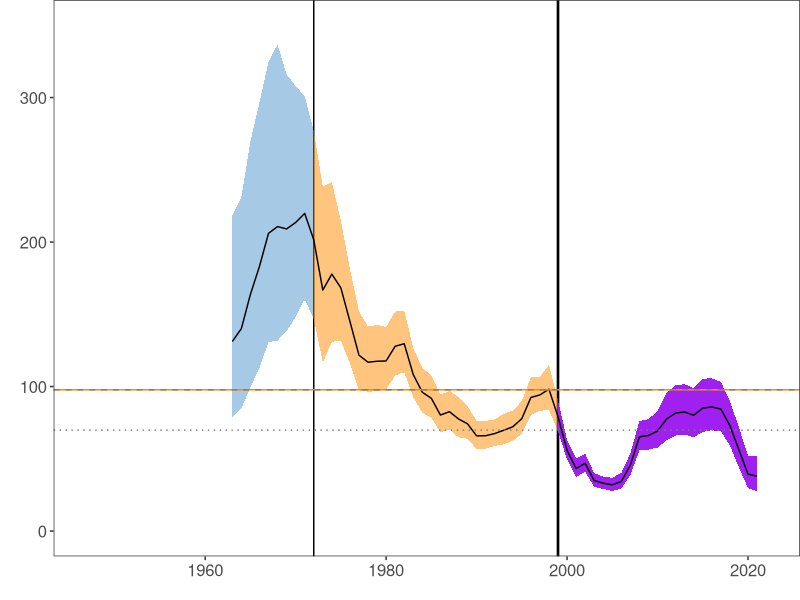
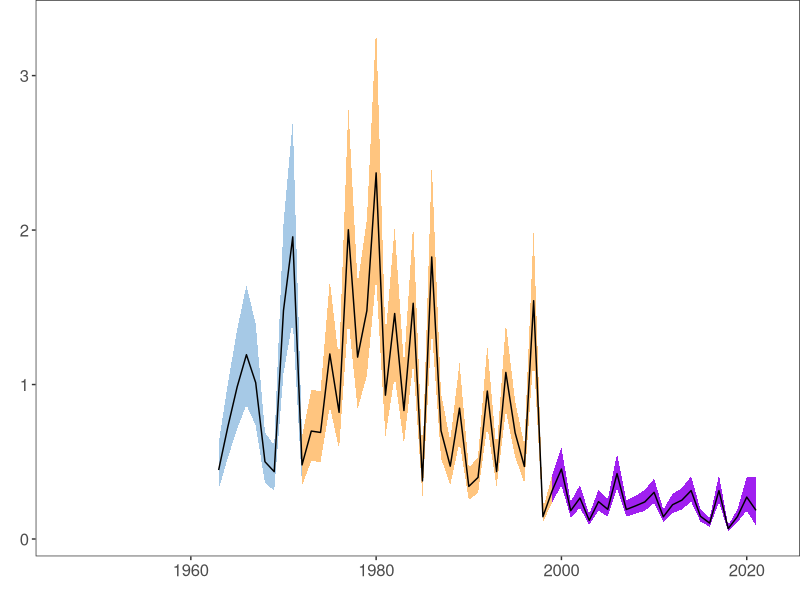
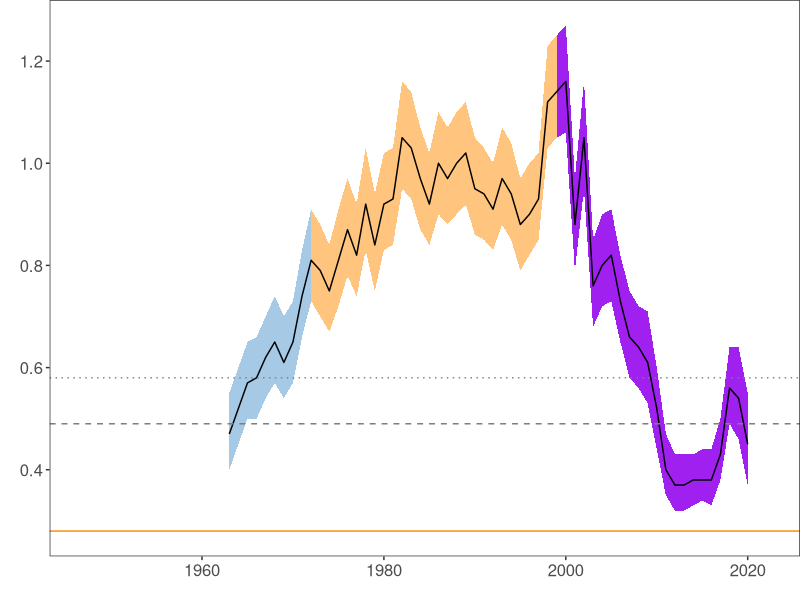
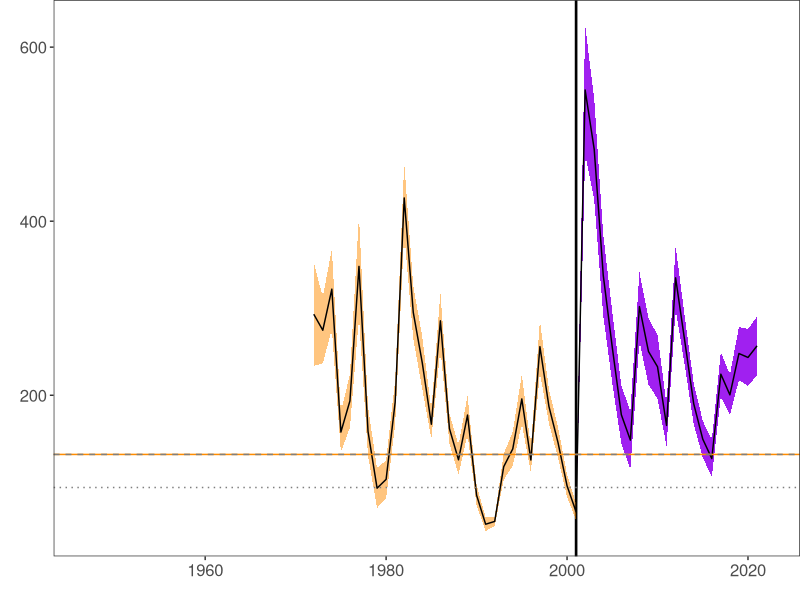
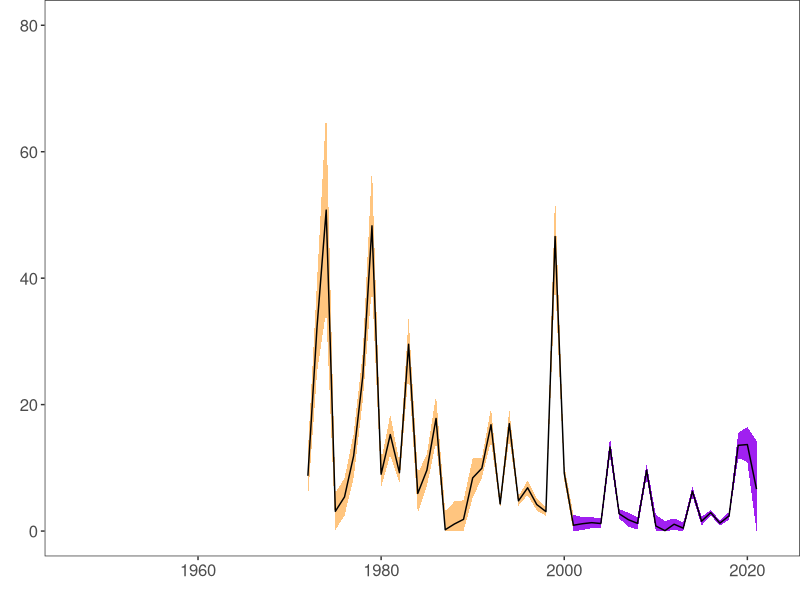
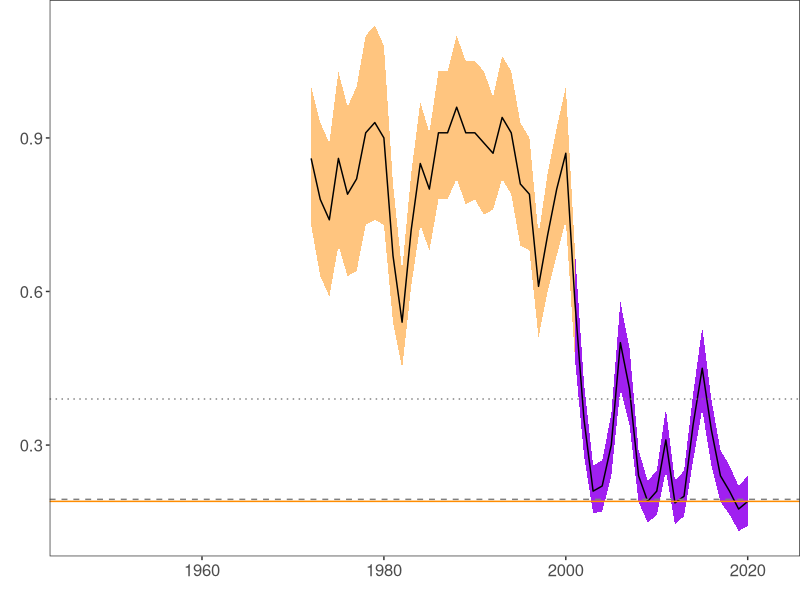
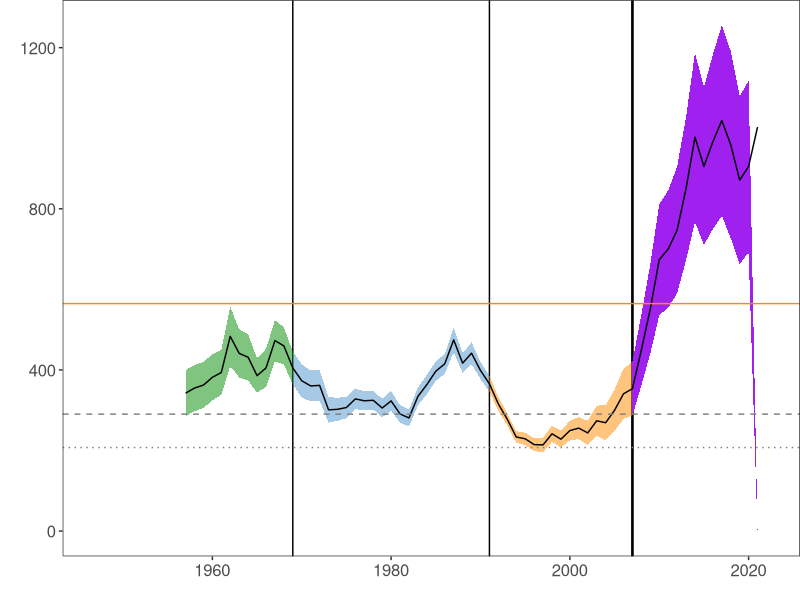
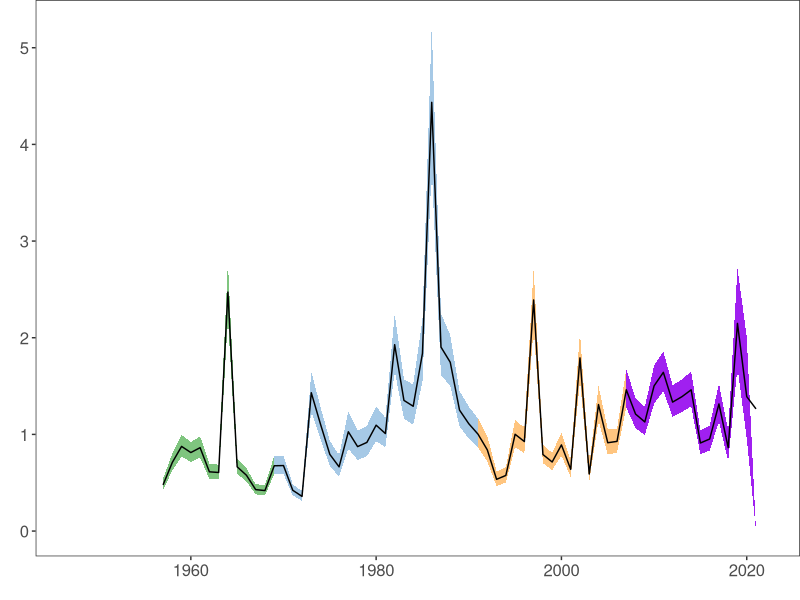

Recreate these plots in R, in order. (Note: this script raises an error after producing the figures.)
setwd("~/Desktop/Courses/1_Advanced fisheries science/Paper/All_data/Stock_assessment_data_2021")

library(tidyverse)
library(readxl)
library(patchwork)
#colors regimes
# palevioletred4
# green4
# steelblue3
# darkorange
# purple

#Cod ######

cod <- read.csv("SA_cod_2021.csv", sep = ",")
#View(cod)

#lag SSB by one year (age_1)
# cod <- cod %>% 
#   mutate( SSB = lag(SSB),
#           SSB_low_lag = lag(SSB_low),
#           SSB_high_lag = lag(SSB_high))

#create data sets for SSB regimes
cod_1 <- cod %>% 
  filter(Year %in% c(1963:1972))

cod_2 <- cod %>% 
  filter (Year %in% c(1972:1999))

cod_3 <- cod %>% 
  filter (Year %in% c(1999:2021))


#####plot_SSB
#codrange <- mean(cod$SSB, na.rm = T)/5

#SSB in 1000 t
SSB_cod <- ggplot(cod)+
  geom_vline(aes(xintercept = 1972), col = "black")+ 
  #geom_text(label = 1975, x = 1977, y = 320, size = 3)+  
  geom_vline(aes(xintercept = 1999), col = "black", size = 0.9)+ 
  #geom_text(label = 2006, x = 2008, y = 320, size = 3)+
  geom_ribbon(cod_1, mapping = aes(x=Year, ymin = SSB_low/1000, ymax = SSB_high/1000), fill = "steelblue3", alpha = 0.5)+ #SSB and regimes
  geom_ribbon(cod_2, mapping = aes(x=Year, ymin = SSB_low/1000, ymax = SSB_high/1000), fill = "darkorange", alpha = 0.5)+
  geom_ribbon(cod_3, mapping = aes(x=Year, ymin = SSB_low/1000, ymax = SSB_high/1000), fill = "purple")+
  geom_line(aes(x = Year, y = SSB/1000), col = "black")+
  #scale_x_continuous(breaks = c(1960, 1980, 2000, 2018))+
  ylim(0, 350)+
  xlim(1947, 2022)+
  geom_hline(yintercept = 97777/1000, col = "darkorange")+ #MSY Btrigger
  geom_hline(yintercept = 97777/1000, col = "gray50", linetype = "dashed")+ #Bpa 
  geom_hline(yintercept = 69841/1000, col = "gray50", linetype = "dotted")+ #Blim
  #annotate("text", x = 2013, y = 160000/1000, label = "MSY Btrigger", col="black", size = 3.5)+
  #xlab("Year")+ ylab("SSB in 1000 t")+
  #ggtitle("Cod")+
  theme_test()+
  theme(plot.margin = margin(0,0,0,0),
        plot.background = element_blank(), 
        axis.text = element_text(size = 12))+
  #theme(axis.text.x = element_text(angle = 45))+
  xlab("")+ ylab("")
  #labs(tag = "Cod")+
SSB_cod

#####plot_recruitment
#1979, 1986, 1997
#R in billions
recruitment_cod <-  ggplot(cod, aes(Year, R_1/1000000))+
  #geom_vline(aes(xintercept = 1972), col = "black")+ 
  #geom_text(label = 1975, x = 1977, y = 320, size = 3)+  
  #geom_vline(aes(xintercept = 1999), col = "black", size = 0.9)+ 
  geom_ribbon(data = cod_1, aes(x = Year, ymax = R_high/1000000, ymin = R_low/1000000), fill = "steelblue3", alpha = 0.5)+
  geom_ribbon(data = cod_2, aes(x = Year, ymax = R_high/1000000, ymin = R_low/1000000), fill = "darkorange", alpha = 0.5)+
  geom_ribbon(data = cod_3, aes(x = Year, ymax = R_high/1000000, ymin = R_low/1000000), fill = "purple")+
  geom_line(color = "Black")+
  xlab("")+ylab("")+
  scale_y_continuous(breaks = c(0,1,2,3))+
  #scale_x_continuous(breaks = c(1960, 1980, 2000, 2018))+
  xlim(1947, 2022)+
  theme_test()+
  theme(plot.margin = margin(0,0,0,0),
        plot.background = element_blank(),
        axis.text = element_text(size = 12))
recruitment_cod


#####f and exploitation rate 
#catch/SBB = exploitation rate
cod <- cod %>%
  mutate(all_catches = Landings+Discards,
         exploi_rate = all_catches/SSB)


#ages 2-4
f_expl_cod <- ggplot(cod)+
  #geom_area(aes(y=exploi_rate/5, alpha = 0.7),fill = "skyblue2")+
  geom_ribbon(data = cod_1, aes(x=Year,ymin = F_low, ymax = F_high), fill = "steelblue3", alpha = 0.5)+
  geom_ribbon(data = cod_2, aes(x=Year,ymin = F_low, ymax = F_high), fill = "darkorange", alpha = 0.5)+
  geom_ribbon(data = cod_3, aes(x=Year,ymin = F_low, ymax = F_high), fill = "purple")+#fishing pressure
  geom_line(aes(Year, F_2_6), col = "black")+
  geom_hline(yintercept = 0.28, col = "darkorange")+ #FMSY
  geom_hline(yintercept = 0.49, col = "gray50", lty = "dashed")+ #Fpa
  geom_hline(yintercept = 0.58, col = "gray50", lty = "dotted")+ #Flim
  #scale_x_continuous(breaks = c(1960, 1980, 2000, 2018))+
  scale_y_continuous(breaks = c(0,0.2,0.4,0.6,0.8,1,1.2))+
  xlab("")+ ylab("")+
  xlim(1947, 2022)+
  #ggtitle("Fishing pressure and exploitation rate cod")+
  #annotate("text", x = 2020, y = 0.34, label = "FMSY", col="black", size = 3.5)+
  #scale_y_continuous(sec.axis = sec_axis(~.*5))+
  theme_test()+
  theme(plot.margin = margin(0,0,0,0),
        plot.background = element_blank(),
        axis.text = element_text(size = 12))
f_expl_cod




#Haddock####
haddock <- read.csv("SA_haddock_2021.csv", sep = ",")
#View(haddock)
#no lag needed. Age_0

#create data sets for SSB regimes (data starts in 1972)
#1) 1965-2001
#2) 2002-2019
haddock_1 <- haddock %>% 
  filter(Year %in% c(1965:2001))

haddock_2 <- haddock %>% 
  filter (Year %in% c(2001:2021))


#plot_SSB
#hadrange <- mean(haddock$SSB)/5
#SSB in 1000t
SSB_haddock <- ggplot(haddock)+
  geom_vline(aes(xintercept = 2001), col = "black", size = 0.9)+
  #geom_label(label = 2001, x = 2001, y = 700, size = 3)+
  geom_ribbon(haddock_1,mapping = aes(x=Year,ymin = SSB_low/1000, ymax = SSB_high/1000), fill = "darkorange", alpha = 0.5)+ #SSB and regimes
  geom_ribbon(haddock_2,mapping = aes(x=Year,ymin = SSB_low/1000, ymax = SSB_high/1000), fill = "purple")+
  geom_line(aes(Year, SSB/1000), col = "black")+
  #scale_x_continuous(breaks = c(1960, 1980, 2000, 2018))+
  geom_hline(yintercept = 132000/1000, col = "darkorange" )+ #MSY Btrigger
  geom_hline(yintercept = 132000/1000, col = "gray50", lty = "dashed")+ #Bpa
  geom_hline(yintercept = 94000/1000, col = "gray50", lty = "dotted" )+ #Blim
  #annotate("text", x = 1973.5, y = 119000/1000, label = "MSY Btrigger", col="black", size = 3.5)+
  xlab("")+ ylab("")+
  #ggtitle("Haddock")+
  xlim(1947, 2022)+
  theme_test()+
  theme(plot.margin = margin(0,0,0,0), 
        plot.background = element_blank(),
        axis.text = element_text(size = 12))

SSB_haddock

#####plot_recruitment
#1973, 1979
#in billions, age 0
recruitment_haddock <-  ggplot(haddock, aes(Year, R_0/1000000))+
  #geom_vline(aes(xintercept = 2001), col = "black", size = 0.9)+
  geom_ribbon(data = haddock_1, aes(ymax = R_high/1000000, ymin = R_low/1000000), fill = "darkorange", alpha = 0.5)+
  geom_ribbon(data = haddock_2, aes(ymax = R_high/1000000, ymin = R_low/1000000), fill = "purple")+
  geom_line(col = "black")+
  scale_x_continuous(breaks = c(1960, 1980, 2000, 2018))+
  ylim(0,80)+
  theme_test()+
  xlim(1947, 2022)+
  labs(y = "", x = "")+
  theme(plot.margin = margin(0,0,0,0),
        plot.background = element_blank(),
        axis.text = element_text(size = 12))
  

recruitment_haddock




#####f and exploitation rate 
#catch/SBB = exploitation rate
#ages 2-4
haddock <- haddock %>%
  mutate(all_catches = Landings+Discards+Industrial_bycatch,
         exploi_rate = all_catches/SSB)


f_expl_haddock <- ggplot(haddock, aes(Year))+
  #geom_area(aes(y=exploi_rate/5, alpha = 0.7),fill = "skyblue2")+
  geom_ribbon(data = haddock_1, aes(x=Year,ymin = F_low, ymax = F_high), fill = "darkorange", alpha = 0.5)+
  geom_ribbon(data = haddock_2, aes(x=Year,ymin = F_low, ymax = F_high), fill = "purple")+#fishing pressure
  geom_line(aes(Year, F_2_4), col = "black")+
  geom_hline(yintercept = 0.19, col = "darkorange")+ #FMSY
  geom_hline(yintercept = 0.194, col = "gray50", lty = "dashed")+ #Fpa
  geom_hline(yintercept = 0.39, col = "gray50", lty = "dotted")+ #Flim
  scale_x_continuous(breaks = c(1960, 1980, 2000, 2018))+
  #ylim(0,3.5)+
  #scale_y_continuous(breaks = c(0,0.2,0.4,0.6,0.8,1,1.2))+
  #xlab("Year")+ ylab("F (ages 2-4)")+
  #ggtitle("Fishing pressure and exploitation rate cod")+
  #annotate("text", x = 2020, y = 0.34, label = "FMSY", col="black", size = 3.5)+
  #scale_y_continuous(sec.axis = sec_axis(~.*5, name = ""))+
  theme_test()+
  xlab("") + ylab("")+
  xlim(1947, 2022)+
  theme(plot.margin = margin(0,0,0,0), 
        plot.background = element_blank(),
        
        axis.text = element_text(size = 12))
  #theme(axis.title.x = element_blank(),
       # axis.title.y = element_blank(),
        #legend.position ="none")
f_expl_haddock





#Norway Pout ----
# pout <- read.csv("~/Desktop/Uni/M.Sc.MarineÖkosystemwissenschaften/WS19:20/Article_AF/Norway_Pout/Norwayp_ICES_assessment.csv", sep = ";")
# pout <- pout[-c(37:56), ]
# pout[36, 10] <- NA
# names(pout) <- c("Year", "R_age0", "R_high", "R_low", "SSB", "SSB_high", "SSB_low", "Catches",
#                  "F1_2", "F_high", "F_low")
# View(pout)
# pout <- pout%>%
#   mutate(explr = Catches/SSB)
# 
# 
# poutrange <- mean(pout$SSB)/5
# SSB_pout <- ggplot(data = pout, aes(x = Year))+
#   geom_vline(aes(xintercept = 1995), col = "black", linetype = 2)+
#   #geom_label(aes(label = "1995", x = 1995, y = 20), size = 3)+
#   geom_vline(aes(xintercept = 2002), col = "black", linetype = 2)+
#   #geom_label(label = 2002, x = 2002, y = 250, size = 3)+
#   geom_vline(aes(xintercept = 2012), col = "black", linetype = 2)+
#   #geom_label(label = 2012, x = 2012, y = 20, size = 3)+
#   geom_ribbon(data = pout[pout$Year <=1995, ],
#               aes(x = Year , ymin = SSB/1000-poutrange/1000, ymax = SSB/1000+poutrange/1000), fill = "green4", alpha = 0.75)+
#   geom_ribbon(data = pout[pout$Year %in%c(1995:2002), ],
#               aes(x = Year , ymin = SSB/1000-poutrange/1000, ymax = SSB/1000+poutrange/1000), fill = "steelblue3", alpha = 0.75)+
#   geom_ribbon(data = pout[pout$Year  %in%c(2002:2012), ],
#               aes(x = Year ,  ymin = SSB/1000-poutrange/1000, ymax = SSB/1000+poutrange/1000), fill = "palevioletred4", alpha = 0.75)+
#   geom_ribbon(data = pout[pout$Year >=2012, ],
#               aes(x = Year ,  ymin = SSB/1000-poutrange/1000, ymax = SSB/1000+poutrange/1000), fill = "darkorange", alpha = 0.75)+
#   geom_line(aes(y = SSB/1000))+
#   geom_hline(aes(yintercept = 39450/1000), col = "darkorange")+ #lim
#   scale_x_continuous(breaks = c(1960, 1980, 2000, 2018))+
#   scale_y_continuous(breaks = c(0, 50, 100, 150, 200))+
#   labs(y = "SSB in 1000 t", x = "")+ #SSB in 1000 t
#   theme_test()+
#   theme(plot.margin = margin(0,0,0,0))+
#   annotate("text", x = 1990, y = 200, label = "N. pout")
#   #labs(tag = "N. pout")
# 
# SSB_pout
# 
# #1989, 1999, 2013
# R_pout <- ggplot(data = pout, aes(x = Year))+
#   geom_vline(xintercept = 1989, linetype = 2)+
#   geom_vline(xintercept = 1999, linetype = 2)+
#   geom_vline(xintercept = 2013, linetype = 2)+
#   geom_ribbon(aes(ymin = R_low/1000, ymax = R_high/1000), fill = "gray80")+
#   geom_line(aes(y = R_age0/1000),  col = "black")+
#   labs(y = "Recruitment in billions", x = "")+
#   scale_x_continuous(breaks = c(1960, 1980, 2000, 2018))+
#   theme_test()+
#   theme(plot.margin = margin(0,0,0,0))
# 
# R_pout
# 
# F_expl_pout <- ggplot(data = pout, aes(x = Year))+
#   geom_ribbon(aes(ymin = F_low, ymax = F_high), fill = "gray80")+
#   geom_line(aes(y = F1_2))+
#   #geom_area(aes(y = explr/5, alpha = 0.7), fill = "skyblue2")+
#   geom_hline(aes(yintercept = 0.7), col = "darkorange")+ #F cap
#   #scale_y_continuous(sec.axis = sec_axis(~.*5, name = " "))+
#   labs(y = "F ages 1-2", x = " ")+ #F ages 1-2
#   scale_x_continuous(breaks = c(1960, 1980, 2000, 2018))+
#   theme_test()+
#   theme(plot.margin = margin(0,0,0,0))+
#   theme(legend.position = "none")
# 
# F_expl_pout
# 
# #Plaice ####
plaice <- read.csv("SA_plaice_2021.csv", 
                   sep = ",")

plaice[is.na(plaice)] <- 0
plaice <- plaice%>%
  mutate(totalcatch = Landings+Discards)%>%
  mutate(explr = totalcatch/SSB)%>%
  mutate(SSB_lag = lag(SSB),
         SSB_high_lag = lag(SSB_high),
         SSB_low_lag = lag(SSB_low))
#View(plaice)

#plarange <- mean(plaice$SSB)/5
#SSB in 1000t
SSB_plaice <- ggplot(data = plaice, aes(x = Year))+
  geom_vline(aes(xintercept = 1969), col = "black")+
  #geom_label(label = 1970, x = 1970, y = 1000, size = 3)+
  geom_vline(aes(xintercept = 1991), col = "black")+
  #geom_label(label = 1985, x = 1985, y = 700, size = 3)+
  geom_vline(aes(xintercept = 2007), col = "black", size = 0.9)+
  #geom_label(label = 2008, x = 2008, y = 1000, size = 3)+
  geom_ribbon(data = plaice[plaice$Year <=1969, ],
              aes(x = Year , ymin = SSB_low/1000, ymax = SSB_high/1000), fill = "green4", alpha = 0.5)+
  geom_ribbon(data = plaice[plaice$Year  %in%c(1969:1991), ],
              aes(x = Year ,  ymin = SSB_low/1000, ymax = SSB_high/1000), fill = "steelblue3", alpha = 0.5)+
  geom_ribbon(data = plaice[plaice$Year %in%c(1991:2007), ],
            aes(x = Year ,  ymin = SSB_low/1000, ymax = SSB_high/1000), fill = "darkorange", alpha = 0.5)+
  geom_ribbon(data = plaice[plaice$Year >=2007, ],
              aes(x = Year , ymin = SSB_low/1000, ymax = SSB_high/1000), fill = "purple")+
  geom_line(aes(y = SSB/1000), color = "black")+
  scale_x_continuous(breaks = c(1960, 1980, 2000, 2018))+
  geom_hline(aes(yintercept = 564599/1000), color = "darkorange")+ #MSY B trigger
  geom_hline(aes(yintercept = 290203/1000), color = "gray50", lty = "dashed" )+ #Bpa
  geom_hline(aes(yintercept = 207288/1000), color = "gray50", lty = "dotted" )+ #Blim
  labs(y = "", x = "")+ 
  theme_test()+
  xlim(1947, 2022)+
  theme(plot.margin = margin(0,0,0,0),
        plot.background = element_blank(),
        
        axis.text = element_text(size = 12))
  

SSB_plaice

#in billions
R_plaice <- ggplot(data = plaice, aes(x = Year))+
  #geom_vline(aes(xintercept = 1969), col = "black")+
  #geom_vline(aes(xintercept = 1991), col = "black")+
  #geom_vline(aes(xintercept = 2007), col = "black", size = 0.9)+
  geom_ribbon(data = plaice[plaice$Year <=1969, ],
              aes(x = Year , ymin = R_low/1000000, ymax = R_high/1000000), fill = "green4", alpha = 0.5)+
  geom_ribbon(data = plaice[plaice$Year  %in%c(1969:1991), ],
              aes(x = Year ,  ymin = R_low/1000000, ymax = R_high/1000000), fill = "steelblue3", alpha = 0.5)+
  geom_ribbon(data = plaice[plaice$Year %in%c(1991:2007), ],
              aes(x = Year ,  ymin = R_low/1000000, ymax = R_high/1000000), fill = "darkorange", alpha = 0.5)+
  geom_ribbon(data = plaice[plaice$Year >=2007, ],
              aes(x = Year , ymin = R_low/1000000, ymax = R_high/1000000), fill = "purple")+
  geom_line(aes(y = R_1/1000000),  col = "black")+
  labs(y = "", x = "")+ 
  scale_x_continuous(breaks = c(1960, 1980, 2000, 2018))+
  theme_test()+
  xlim(1947, 2022)+
  theme(plot.margin = margin(0,0,0,0),
        plot.background = element_blank(),
        axis.text = element_text(size = 12))

R_plaice

#ages 2 - 6 
F_expl_plaice <- ggplot(data = plaice, aes(x = Year))+
  geom_ribbon(data = plaice[plaice$Year <=1969, ],
              aes(x = Year , ymin = F_low, ymax = F_high), fill = "green4", alpha = 0.5)+
  geom_ribbon(data = plaice[plaice$Year %in%c(1969:1991), ],
              aes(x = Year , ymin = F_low, ymax = F_high), fill = "steelblue3", alpha = 0.5)+
  geom_ribbon(data = plaice[plaice$Year %in%c(1991:2007), ],
              aes(x = Year , ymin = F_low, ymax = F_high), fill = "darkorange", alpha = 0.5)+
  geom_ribbon(data = plaice[plaice$Year >=2007, ],
              aes(x = Year , ymin = F_low, ymax = F_high), fill = "purple")+
  geom_line(aes(y = F_2_6))+
  #geom_area(aes(y = explr/2, alpha = 0.7), fill = "skyblue2")+
  geom_hline(aes(yintercept = 0.21), color = "darkorange")+ #FMSY
  geom_hline(aes(yintercept = 0.769), color = "gray50",lty = "dashed")+ #Fpa
  #scale_y_continuous(sec.axis = sec_axis(~.*2, name = ""))+
  #xlim(1945, 2020)+
  labs(y = "", x = "")+ #F (ages 2-6)
  theme_test()+
  scale_x_continuous(breaks = c(1960, 1980, 2000, 2018))+
  xlim(1947, 2022)+
  theme(plot.margin = margin(0,0,0,0), plot.background = element_blank(),
        
        axis.text = element_text(size = 12))+
  theme(legend.position = "none")

F_expl_plaice

#Sprat ####
# sprat <- read.csv("~/Desktop/Uni/M.Sc.MarineÖkosystemwissenschaften/WS19:20/Article_AF/Sprat/Sprat_ICES_data.csv", sep = ";")
# names(sprat) <- c("Year", "R_age0", "R_high", "R_low", "SSB", "SSB_high", "SSB_low", "Catches",
#                   "F1_2", "F_high", "F_low")
# 
# sprat <-sprat%>%
#   mutate(explr = Catches/SSB)
# View(sprat)
# 
# spratrange <- mean(sprat$SSB)/5
# SSB_sprat <- ggplot(data = sprat, aes(x = Year))+
#   geom_vline(aes(xintercept = 1982), col = "black", linetype = 2)+
#   #geom_label(label = 1982, x = 1982, y = 690, size = 3)+
#   geom_ribbon(data = sprat[sprat$Year <=1982, ],
#               aes(x = Year , ymin = SSB/1000-spratrange/1000, ymax = SSB/1000+spratrange/1000), fill = "green4", alpha = 0.75)+
#   geom_ribbon(data = sprat[sprat$Year >=1982, ],
#               aes(x = Year , ymin = SSB/1000-spratrange/1000, ymax = SSB/1000+spratrange/1000), fill = "steelblue3", alpha = 0.75)+
#   geom_line(aes(y = SSB/1000))+
#   geom_hline(aes(yintercept = 125000/1000), colour = "darkorange")+ #escapement
#   labs(y = "SSB in 1000 t ", x = " ")+ #SSB in 1000 t
#   scale_x_continuous(breaks = c(1960, 1980, 2000, 2018))+
#   annotate("text", x = 2000, y = 600, label = "Sprat")+
#   theme_test()+
#   theme(plot.margin = margin(0,0,0,0))
#   
# 
# SSB_sprat
# 
# #1975, 1977, 1979
# R_sprat <- ggplot(data = sprat, aes(x = Year))+
#   geom_vline(xintercept = 1975, linetype = 2)+
#   geom_vline(xintercept = 1977, linetype = 2)+
#   geom_vline(xintercept = 1979, linetype = 2)+
#   geom_ribbon(aes(ymin = R_low/1000000, ymax = R_high/1000000), fill = "gray80")+
#   geom_line(aes(y = R_age0/1000000),  col = "black")+
#   labs(y = "Recruitment in billions", x = "")+ #R in billions
#   scale_x_continuous(breaks = c(1960, 1980, 2000, 2018))+
#   theme_test()+
#   theme(plot.margin = margin(0,0,0,0))
# 
# R_sprat
# 
# F_expl_sprat <- ggplot(data = sprat, aes(x = Year))+
#   geom_ribbon(aes(ymin = F_low, ymax = F_high), fill = "gray80")+
#   geom_line(aes(y = F1_2))+
#   #geom_area(aes(y = explr/3, alpha = 0.7), fill = "skyblue2")+
#   #scale_y_continuous(sec.axis = sec_axis(~.*3, name = " "))+
#   scale_x_continuous(breaks = c(1960, 1980, 2000, 2018))+
#   geom_hline(aes(yintercept = 0.69), color = "darkorange")+ #Fcap
#   labs(y = "F ages 1-2", x = " ")+ #F ages 1-2
#   theme_test()+
#   theme(plot.margin = margin(0,0,0,0))+
#   theme(legend.position = "none")
# 
# F_expl_sprat


########## Herring ##########
#SSB


herring <-read.csv("SA_herring_2021.csv", sep = ",")
#View(herring)

herring <- herring %>% mutate(
  exploit_rate = t_catch/SSB)

herring2<- herring %>%
  filter(Year %in% c(1947:1966))

herring3<-herring %>%
  filter(Year %in% c(1967:1983))


#herrange <- mean(herring$SSB)/5
#SSB in 1000 t
ssb_herring <- ggplot(herring)+ ylab ("")+
  geom_vline(aes(xintercept = 1966), col = "black")+
  geom_vline(aes(xintercept = 1983), col = "black")+
  geom_vline(aes(xintercept = 2000), col = "black", size = 0.9)+
  geom_ribbon(data= herring[herring$Year < 1966, ],
              mapping = aes(Year, ymin= SSB_low/1000, ymax = SSB_high/1000, 
                            fill = "Regime 1"),fill="green4", show.legend = F, alpha = 0.5)+
  geom_ribbon(data= herring[herring$Year %in% c(1966:1983), ],
              mapping = aes(Year, ymin= SSB_low/1000, ymax = SSB_high/1000, 
                            fill = "Regime 2"),fill="steelblue3", show.legend = F,alpha = 0.5)+
  geom_ribbon(data= herring[herring$Year %in% c(1983:2000), ],
              mapping = aes(Year, ymin= SSB_low/1000, ymax = SSB_high/1000, 
                            fill = "Regime 3"),fill="darkorange", show.legend = F,alpha = 0.5)+
  geom_ribbon(data= herring[herring$Year >= 2000, ],
              mapping = aes(Year, ymin= SSB_low/1000, ymax = SSB_high/1000, 
                            fill = "Regime 4"),fill="purple", show.legend = F)+
  geom_line(aes(Year, SSB/1000), color = "black")+
  geom_hline(yintercept = 1232828/1000, col="darkorange" ) + #Btrigger
  geom_hline(yintercept = 956483/1000, col="gray50",lty = "dashed") + #Bpa
  geom_hline(yintercept = 874198/1000, col="gray50",lty = "dotted") + #Blim
  #annotate("text",x=1955,y=1, label= " MSYBtrigger", col="darkorange" ,size=5  ,fontface="bold" ) + 
  theme_test() + 
  scale_x_continuous(breaks = c(1960, 1980, 2000, 2018))+
  xlim(1947, 2022)+
  theme(plot.margin = margin(0,0,0,0),
        plot.background = element_blank(),
        
        axis.text = element_text(size = 12))+
  labs(x = "", y = "")


ssb_herring 

#Recruitment _Herring
#in billions
R_herring<- ggplot(data=herring, aes(x=Year, y=R_0/1000000)) + ylab("")+ xlab("")+
  #geom_vline(aes(xintercept = 1966), col = "black")+
  #geom_vline(aes(xintercept = 1983), col = "black")+
  #geom_vline(aes(xintercept = 2000), col = "black", size = 0.9)+
  geom_ribbon(data= herring[herring$Year < 1966, ],
              aes(ymin = R_low/1000000,  ymax = R_high/1000000), fill = "green4", alpha = 0.5)+
  geom_ribbon(data= herring[herring$Year %in% c(1966:1983), ],
              aes(ymin = R_low/1000000,  ymax = R_high/1000000), fill = "steelblue3", alpha = 0.5)+
  geom_ribbon(data= herring[herring$Year %in% c(1983:2001), ],
              aes(ymin = R_low/1000000,  ymax = R_high/1000000), fill = "darkorange", alpha = 0.5)+
  geom_ribbon(data= herring[herring$Year >= 2000, ], aes(ymin = R_low/1000000,  ymax = R_high/1000000), fill = "purple")+
  geom_line(col = "black")+
  #geom_errorbar(aes(ymin=l_R, ymax=h_R), width=.2,position=position_dodge(.9))+
  theme_test() + 
  scale_x_continuous(breaks = c(1960, 1980, 2000, 2018))+
  scale_y_continuous(breaks = c(0, 50, 100))+
  labs(x = "", y = "")+
  xlim(1947, 2022)+
  theme(plot.margin = margin(0,0,0,0),
        plot.background = element_blank(),
        
        axis.text = element_text(size = 12))
#theme(axis.text = element_text(colour = "black",size = "15",face = "bold"))
R_herring

#F/Exploitation rate

#ages 2-6 
f_exp_herring <- ggplot(herring, aes(Year))+
  #geom_area(aes(y=exploit_rate/10),alpha=0.7, fill="skyblue2")+
  geom_ribbon(data= herring[herring$Year < 1966, ],
              aes(ymin= F_low, ymax= F_high), fill = "green4", alpha = 0.5)+
  geom_ribbon(data= herring[herring$Year %in% c(1966:1983), ],
              aes(ymin= F_low, ymax= F_high), fill = "steelblue3", alpha = 0.5)+
  geom_ribbon(data= herring[herring$Year %in% c(1983:2000), ],
              aes(ymin= F_low, ymax= F_high), fill = "darkorange", alpha = 0.5)+
  geom_ribbon(data= herring[herring$Year >= 2000, ], 
              aes(ymin= F_low, ymax= F_high), fill = "purple")+
  geom_line(aes(Year, F_2_6), col="black")+
  geom_hline(yintercept = 0.31, col="darkorange") + #Fmsy
  geom_hline(yintercept = 0.31, col="gray50", lty = "dashed" ) + #Fpa
  geom_hline(yintercept = 0.4, col="gray50", lty = "dotted" ) + #Flim
  scale_x_continuous(breaks = c(1960, 1980, 2000, 2018))+
  #  ylim(0,0.5,1.5)+
  #scale_y_continuous(breaks =c(0,0.2,0.4,0.6,0.8,1,1.2)) +
  xlab("")+ylab("") + #winter ringers
  #scale_y_continuous(sec.axis = sec_axis(~.*10,name= "")) +
  theme_test()+
  xlim(1947, 2022)+
  theme(plot.margin = margin(0,0,0,0),
        plot.background = element_blank(),
        
        axis.text = element_text(size = 12))

f_exp_herring




### Saithe ####


df_saithe<- read.csv("SA_saithe_2021.csv", sep = ",")

#View(df_saithe)

# df_saithe<-df_saithe %>% mutate(
#   # catches = Wanted_catch+Unwanted_catch,
#   # exploit_rate = catches/SSB,
#   SSB = SSB/1000,
#   R_age3 = R_3/1000,
#   R_low = R_low/1000,
#   R_high = R_high/1000)

df_saithe2<-df_saithe %>%
  filter(Year %in% c(1967:1975))

df_saithe3<-df_saithe %>%
  filter(Year %in% c(1975:2010))

df_saithe4 <- df_saithe%>%
  filter(Year %in% c(2010:2022))

# df_saithe$exploit_rate<-df_saithe$exploit_rate/4

#ages 4 - 7
saithe_F_Expl<-ggplot(df_saithe)+
  geom_ribbon(data = df_saithe2, aes(x=Year, ymin=F_low, ymax=F_high), fill="steelblue3", alpha = 0.5)+
  geom_ribbon(data = df_saithe3, aes(x=Year, ymin=F_low, ymax=F_high), fill="darkorange", alpha = 0.5)+
  geom_ribbon(data = df_saithe4, aes(x=Year, ymin=F_low, ymax=F_high), fill="purple")+
  #geom_area(mapping=aes(x=Year, y=exploit_rate, alpha=0.7),fill="skyblue2", show.legend = F)+
  geom_line(aes(Year, F_4_7), color="black")+
  xlab(" ")+ 
  ylab("")+
  #scale_y_continuous(sec.axis = sec_axis(~./4))+
  geom_hline(yintercept = 0.363, color = "darkorange")+ #FMSY
  geom_hline(yintercept = 0.576, color = "gray50",lty = "dashed")+ #Fpa
  geom_hline(yintercept = 0.668, color = "gray50",lty = "dotted")+ #Flim
  scale_x_continuous(breaks = c(1960, 1980, 2000, 2018))+
  scale_y_continuous(breaks = c(0, 0.2, 0.4, 0.6, 0.8))+
  #annotate("text", label = "Fmsy", x=1990, y=0.30, size=3.5, color="darkorange")+
  theme_test()+
  xlim(1947, 2022)+
  theme(plot.margin = margin(0,0,0,0),
        plot.background = element_blank(),
        
        axis.text = element_text(size = 12))

saithe_F_Expl

#sairange <- mean(df_saithe$SSB)/5
#SSB in 1000t
saithe_SSB <-ggplot(df_saithe)+
  geom_vline(aes(xintercept = 1975), col = "black")+
  geom_vline(aes(xintercept = 2010), col = "black", size = 0.9)+
  #geom_label(label = 1982, x = 1982, y = 550, size = 3)+
  geom_ribbon(data=df_saithe2, aes(Year, ymin = SSB_low/1000, ymax = SSB_high/1000), fill = "steelblue3", show.legend = F, alpha = 0.5)+
  geom_ribbon(data=df_saithe3, aes(Year, ymin = SSB_low/1000, ymax = SSB_high/1000), fill = "darkorange", show.legend = F, alpha = 0.5)+
  geom_ribbon(data=df_saithe4, aes(Year, ymin = SSB_low/1000, ymax = SSB_high/1000), fill = "purple", show.legend = F)+
  geom_line(aes(Year, SSB/1000), color="black")+
  scale_x_continuous(breaks = c(1960, 1980, 2000, 2018))+
  ylab("") + xlab(" ")+
  geom_hline(yintercept = 149098/1000, color = "darkorange")+ #Btrigger
  geom_hline(yintercept = 149098/1000, color = "gray50", lty = "dashed")+ #Bpa
  geom_hline(yintercept = 107297/1000, color = "gray50", lty = "dotted")+ #Blim
  theme_test()+
  xlim(1947, 2022)+
  theme(plot.margin = margin(0,0,0,0),
        plot.background = element_blank(),
        
        axis.text = element_text(size = 12))

saithe_SSB

#1976
#R in billions
saithe_R <-ggplot(df_saithe)+
  #geom_vline(aes(xintercept = 1975), col = "black")+
  #geom_vline(aes(xintercept = 2010), col = "black", size = 0.9)+
  geom_ribbon(data = df_saithe2, aes(x=Year, ymin=R_low/100000, ymax=R_high/100000), fill = "steelblue3", alpha = 0.5)+
  geom_ribbon(data = df_saithe3, aes(x=Year, ymin=R_low/100000, ymax=R_high/100000), fill = "darkorange", alpha = 0.5)+
  geom_ribbon(data = df_saithe4, aes(x=Year, ymin=R_low/100000, ymax=R_high/100000), fill = "purple")+
  geom_line(aes(Year, R_3/100000), col = "black")+
  ylab("") + xlab(" ")+
  scale_x_continuous(breaks = c(1960, 1980, 2000, 2018))+
  theme_test()+
  xlim(1947, 2022)+
  theme(plot.margin = margin(0,0,0,0),
        plot.background = element_blank(),
        
        axis.text = element_text(size = 12))
saithe_R

### Hake ####

df_hake <- read.csv("SA_hake_2021.csv", sep = ",")
#View(df_hake)

df_hake$Discards[is.na(df_hake$Discards)] <- 0
df_hake$Landing <- as.numeric(df_hake$Landing)
df_hake$Discards <- as.numeric(df_hake$Discards)
df_hake$R_high <- as.numeric(df_hake$R_high)
df_hake$R_low <- as.numeric(df_hake$R_low)

df_hake<-df_hake %>% mutate(
  catches = Landing+Discards,
  exploit_rate = catches/SSB,
  SSB = SSB/1000,
  R_0 = R_0/1000,
  R_low = R_low/1000,
  R_high = R_high/1000)

df_hake2<-df_hake %>%
  filter(Year %in% c(1978:1985))

df_hake3<-df_hake %>%
  filter(Year %in% c(1985:2010))

df_hake4<-df_hake %>%
  filter(Year %in% c(2010:2022))

df_hake$exploit_rate<-df_hake$exploit_rate/4

#length  15 - 80 cm
hake_F_Expl<-ggplot(df_hake)+
  #geom_area(mapping=aes(x=Year, y=exploit_rate, alpha=0.7),fill="skyblue2", show.legend = F)+
  geom_ribbon(data = df_hake2, aes(x = Year, ymin = F_low, ymax = F_high), fill = "steelblue3", alpha = 0.5)+
  geom_ribbon(data = df_hake3, aes(x = Year, ymin = F_low, ymax = F_high), fill = "darkorange", alpha = 0.5)+
  geom_ribbon(data = df_hake4, aes(x = Year, ymin = F_low, ymax = F_high), fill = "purple")+
  geom_line(aes(Year, F), color="black")+
  labs(x = "", y = "")+
  scale_x_continuous(breaks = c(1960, 1980, 2000, 2018))+
  #scale_y_continuous(name = expression(""), sec.axis = sec_axis(~./4,name = ""))+
  geom_hline(yintercept = 0.26, color = "darkorange")+ # FMSY
  geom_hline(yintercept = 1.02, color = "gray50", lty = "dashed")+ #Fpa
  theme_test()+
  xlim(1947, 2022)+
  theme(plot.margin = margin(0,0,0,0), 
        plot.background = element_blank(),
        
        axis.text = element_text(size = 12))

hake_F_Expl

#hakerange <- mean(df_hake$SSB)/5
hake_SSB <-ggplot(df_hake)+
  geom_vline(aes(xintercept = 1985), col = "black")+ 
  #geom_label(label = 1986, x = 1986, y = 300, size = 3)+
  geom_vline(aes(xintercept = 2010), col = "black", size = 0.9)+ 
  #geom_label(label = 2008, x = 2008, y = 300, size =3)+
  geom_ribbon(data=df_hake2, aes(Year, ymin = SSB_low/1000, ymax = SSB_high/1000), fill = "steelblue3", show.legend = F, alpha = 0.5)+
  geom_ribbon(data=df_hake3, aes(Year, ymin = SSB_low/1000, ymax = SSB_high/1000), fill = "darkorange", show.legend = F, alpha = 0.5)+
  geom_ribbon(data=df_hake4,aes(Year, ymin = SSB_low/1000, ymax = SSB_high/1000), fill = "purple", show.legend = F)+
  geom_line(aes(Year, SSB), color="black")+
  scale_x_continuous(breaks = c(1960, 1980, 2000, 2018))+
  ylab("") + xlab(" ")+
  theme_test()+
  theme(plot.margin = margin(0,0,0,0),
        plot.background = element_blank(),
        
        axis.text = element_text(size = 12))+
  xlim(1947, 2022)+
  geom_hline(yintercept = 56000/1000, color = "darkorange")+ #Btrigger
  geom_hline(yintercept = 56000/1000, color = "gray50", lty = "dashed")+ #Bpa
  geom_hline(yintercept = 40000/1000, color = "gray50", lty = "dotted") #Blim

hake_SSB

#no cpts, in billions
hake_R <-ggplot(df_hake)+
  #geom_vline(aes(xintercept = 1985), col = "black")+ 
  #geom_vline(aes(xintercept = 2010), col = "black", size = 0.9)+ 
  geom_ribbon(data = df_hake2, aes(x=Year, ymin=R_low/100, ymax=R_high/100), fill = "steelblue3", alpha = 0.5)+
  geom_ribbon(data = df_hake3, aes(x=Year, ymin=R_low/100, ymax=R_high/100), fill = "darkorange", alpha = 0.5)+
  geom_ribbon(data = df_hake4, aes(x=Year, ymin=R_low/100, ymax=R_high/100), fill = "purple")+
  geom_line(aes(Year, R_0/100), color = "black")+
  ylab("") + xlab(" ")+
  scale_x_continuous(breaks = c(1960, 1980, 2000, 2018))+
  theme_test()+
  xlim(1947, 2022)+
  theme(plot.margin = margin(0,0,0,0),
        plot.background = element_blank(),
        
        axis.text = element_text(size = 12))

hake_R


#grid arrange all figures ----

# gridExtra::grid.arrange(grobs= list(SSB_plaice, r_plaice, F_expl_plaice,
#                                     hake_SSB, hake_R, hake_F_Expl,
#                                     ssb_herring,R_herring,f_exp_herring,
#                                     SSB_sprat, R_sprat, F_expl_sprat,
#                                     SSB_haddock, recruitment_haddock,f_expl_haddock,
#                                     saithe_SSB, saithe_R, saithe_F_Expl,
#                                     SSB_pout, R_pout, F_expl_pout,
#                                     SSB_cod, recruitment_cod, f_expl_cod),
#                         nrow = 8, ncol = 3)


#same margins 
#install.packages("patchwork")
library(patchwork)
SSB_plaice + R_plaice + F_expl_plaice+
  hake_SSB+ hake_R+ hake_F_Expl+
  ssb_herring+R_herring+f_exp_herring+
  SSB_sprat+ R_sprat+ F_expl_sprat+
  SSB_haddock+ recruitment_haddock+f_expl_haddock+ 
  saithe_SSB+ saithe_R+ saithe_F_Expl+
  SSB_pout+ R_pout+ F_expl_pout+
  SSB_cod+ recruitment_cod+ f_expl_cod +
  plot_layout(ncol = 3)


#without sprat and Norway Pout
F_expl_plaice + SSB_plaice + R_plaice +
  hake_F_Expl + hake_SSB + hake_R +
  f_exp_herring + ssb_herring + R_herring +
  f_expl_haddock + SSB_haddock + recruitment_haddock +
  saithe_F_Expl + saithe_SSB + saithe_R +
  f_expl_cod + SSB_cod + recruitment_cod +
  plot_layout(ncol = 3)

#For R
R_plaice + F_expl_plaice + SSB_plaice +
  hake_R + hake_F_Expl + hake_SSB +
  R_herring + f_exp_herring + ssb_herring +
  recruitment_haddock + f_expl_haddock + SSB_haddock +
  saithe_R + saithe_F_Expl + saithe_SSB +
  recruitment_cod + f_expl_cod + SSB_cod +
  plot_layout(ncol = 3)


# 
# 
#first 4 species
#same margins
# SSB_plaice + R_plaice+ F_expl_plaice+
#   hake_SSB+ hake_R+ hake_F_Expl+
#   ssb_herring+R_herring+f_exp_herring+
#   SSB_sprat+ R_sprat+ F_expl_sprat +
#   plot_layout(ncol = 3)
# #second 4 species
# SSB_haddock+ recruitment_haddock+f_expl_haddock+
#   saithe_SSB+ saithe_R+ saithe_F_Expl+
#   SSB_pout+ R_pout+ F_expl_pout+
#   SSB_cod+ recruitment_cod+ f_expl_cod +
#   plot_layout(ncol = 3)
